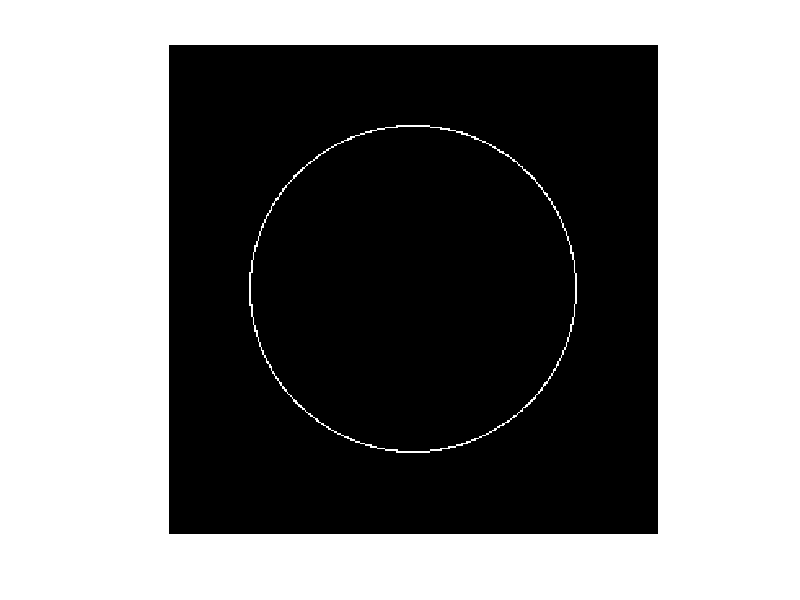

This chart was generated by the following MATLAB code:
%mohammad hossein hariri %
img = zeros(300, 300);

center_x = 150;
center_y = 150;
radius = 100;

for theta = linspace(0, 2*pi, 1000)
    x = round(center_x + radius * cos(theta));
    y = round(center_y + radius * sin(theta));
    if x >= 1 && x <= 300 && y >= 1 && y <= 300
        img(y, x) = 255;
    end
end

imshow(img);